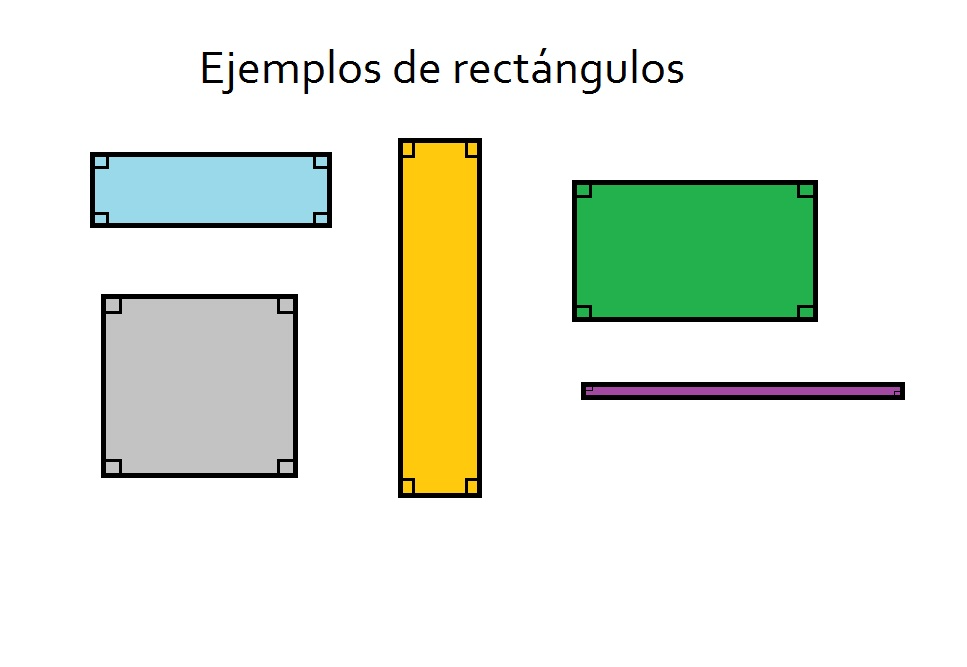
#> input picture 009-Old/Código hasta 20-2-23/3/imagenes/caja2.png, 967 x 667 px, given in place of caja2.jpg, which was not available
$ python '3copiastackoverflowareas copy2.py'
#> lines starting #> are read from the running program, lines starting #| are printed output that depends on the picture; after the words box and inside, x2 and y2 are one past the last pixel; in counts of white or black regions, pixels touching at a corner belong together; pictures that were not available may be replaced by others from this repository, and a replacement may not be noted
import cv2 as cv
import numpy as np
import matplotlib.pyplot as plt

image = cv.imread("caja2.jpg")
#> image is the input picture: shape (667, 967, 3); mean B, G, R 223.9, 235.3, 229.6
image_copy = np.array(image)
gray = cv.cvtColor(image, cv.COLOR_BGR2GRAY)
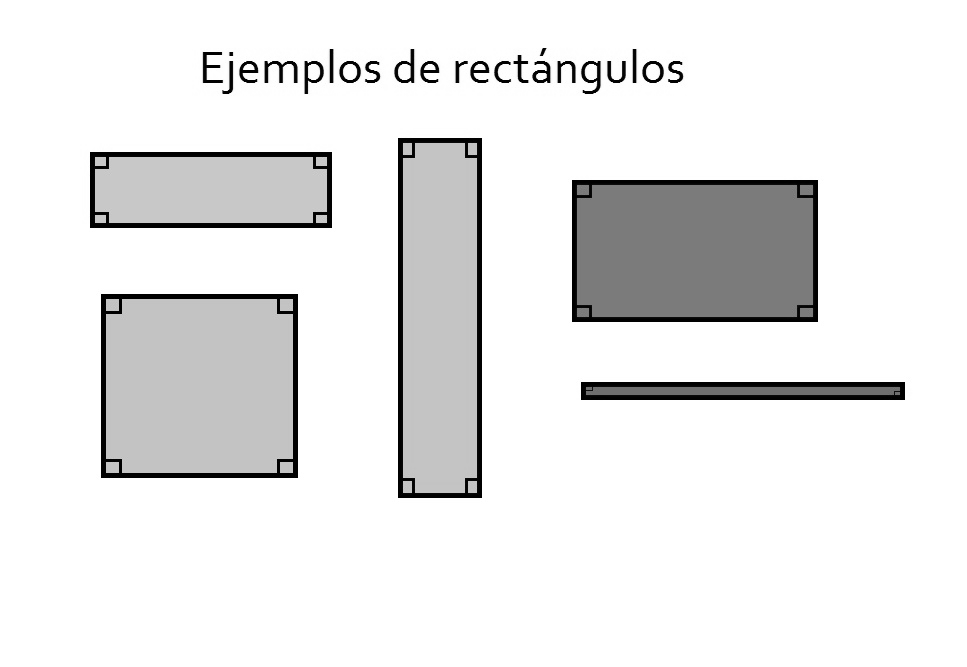
#> gray: shape (667, 967); min 0, max 255, mean 232.3

canny = cv.Canny(gray, 10,150)
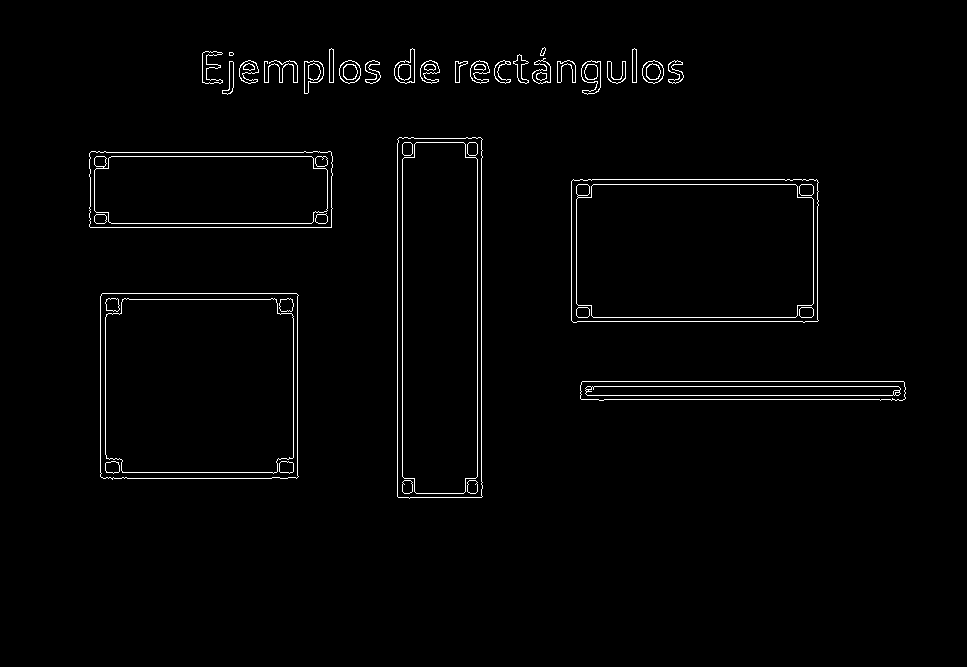
#> canny: shape (667, 967); 1.6% white in thin lines or dots, all inside (x1, y1, x2, y2) = (89, 47, 906, 499)
canny = cv.dilate(canny, None, iterations=1)
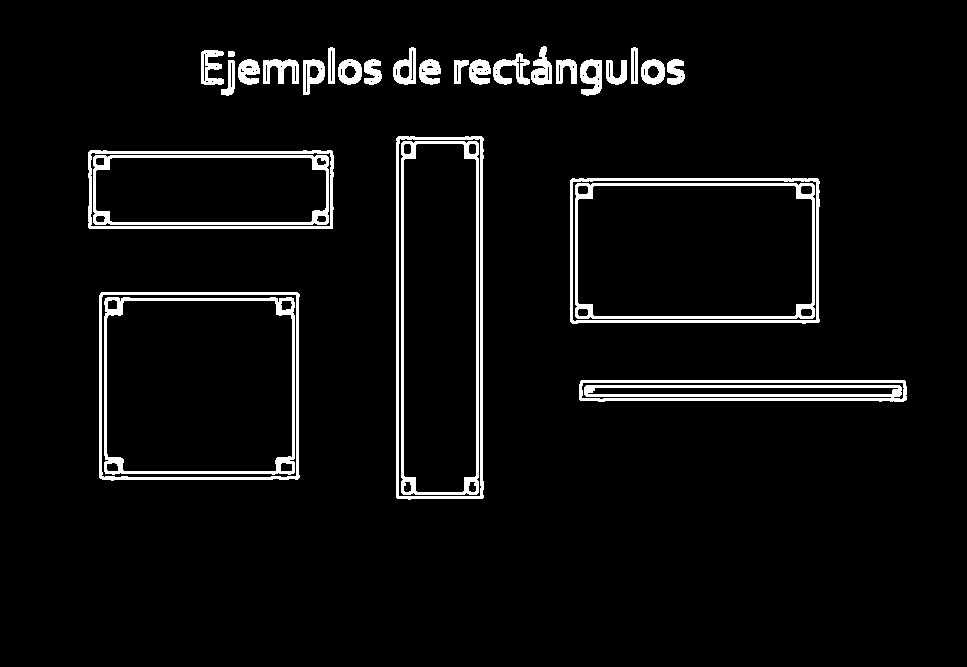
#> canny: shape (667, 967); 5% white; 30 white regions, largest, box (x1, y1, x2, y2) and area: (579, 380, 907, 402) 4090, (401, 141, 479, 495) 2993, (104, 297, 295, 475) 2768
canny = cv.erode(canny, None, iterations=1)
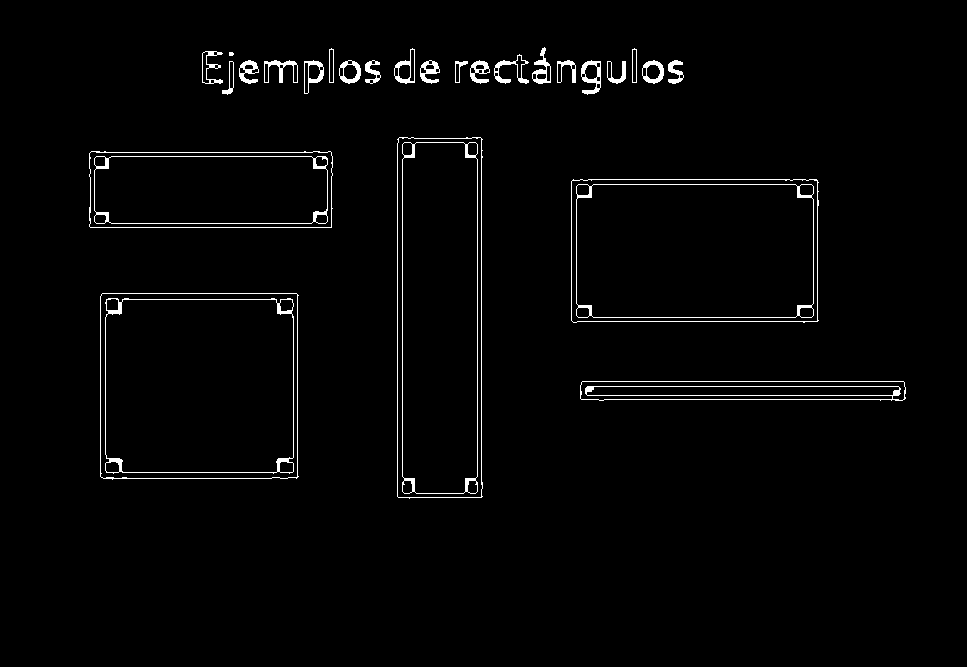
#> canny: shape (667, 967); 2% white in thin lines or dots, all inside (x1, y1, x2, y2) = (89, 47, 906, 499)
cnts,_ = cv.findContours(canny, cv.RETR_EXTERNAL, cv.CHAIN_APPROX_SIMPLE)
#> cnts = 26 contours, 1 with area under 20; largest, box (x1, y1, x2, y2) and area: (100, 293, 299, 480) 36425, (571, 179, 819, 323) 34927, (397, 137, 483, 499) 30188, (89, 151, 333, 228) 18150, (580, 381, 906, 401) 5851


#Buscas el contorno más grande
lista_areas = []
for c in cnts:
    area = cv.contourArea(c)
    lista_areas.append(area)
#> this loop made 26 passes
#> area on passes 1 to 12: 5851, 36425, 34927, 18150, 30188, 172.5, 108, 144, 162.5, 383, 450, 185
#> after the loop, lista_areas = 26 values, max 36425 at index 1, min 11 at index 20, mean 5031.2


#Te quedas con el area más grande
mas_grande = cnts[lista_areas.index(max(lista_areas))]
#> mas_grande = contour of 24 points, box (x1, y1, x2, y2) (100, 293, 299, 480), area 36425

#Representas el contorno más grande
area = cv.contourArea(mas_grande)
#> area = 36425
x,y,w,h = cv.boundingRect(mas_grande)
#> x = 100; y = 293; w = 199; h = 187
cv.rectangle(image_copy, (x,y), (x+w, y+h), (0,255,0), 2)
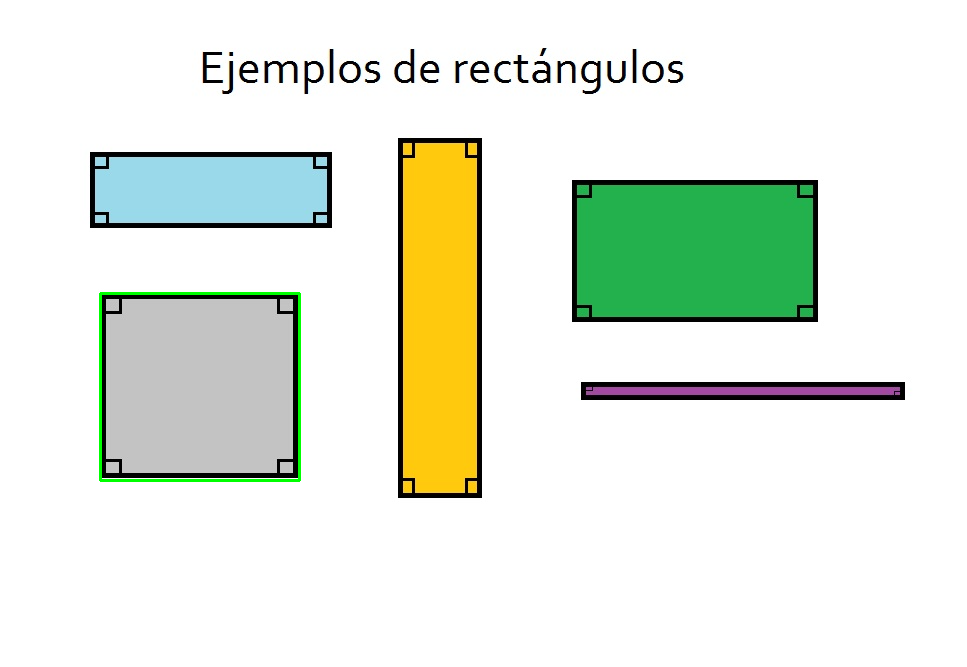
#> image_copy: shape (667, 967, 3); 0.36% of pixels changed, all inside (x1, y1, x2, y2) = (99, 292, 301, 482)
cv.imshow('Calculo de Area y Reconocimiento de imagen', image_copy)
cv.waitKey(0)
